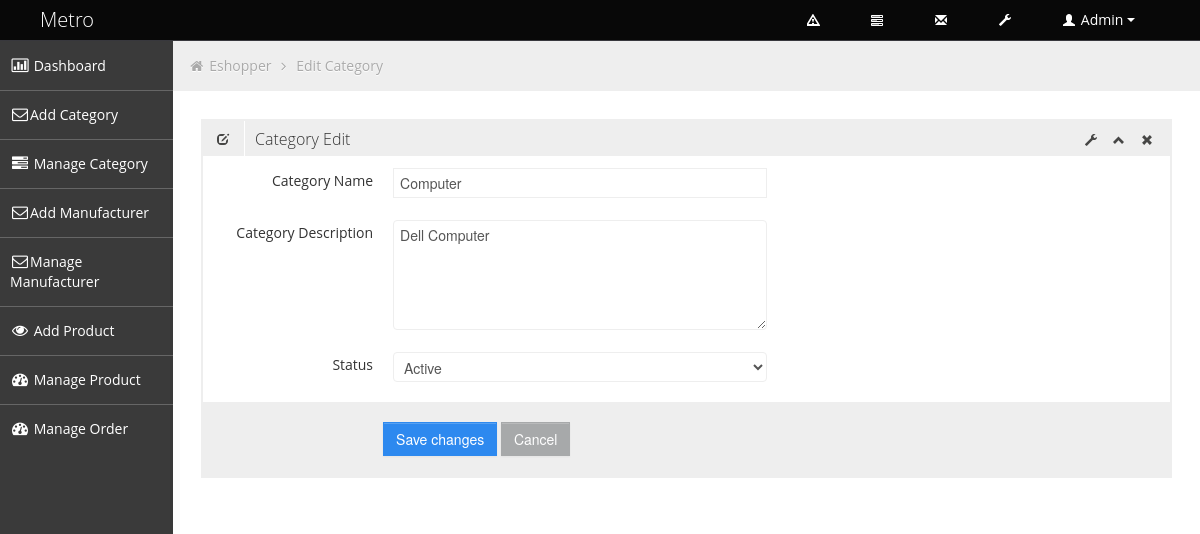
Page /admin/edit_category.php?category_id=4 (signed in) on the committed database.
### tables this page shows
CREATE TABLE `tbl_category` (
  `category_id` int(11) NOT NULL,
  `category_name` varchar(255) NOT NULL,
  `category_description` text NOT NULL,
  `status` tinyint(4) NOT NULL
);

### admin/edit_category.php (called while the page is built, shortened)
<?php
include 'admin_master.php';

### classes/DB_Connection.php (called while the page is built, shortened)
<?php
class DB_Connection{
	private $host = 'localhost';
	private $user = 'root';
	private $pass = '';
	private $db_name = 'e_shopper';
	public function __construct(){
		$this->db_connect = mysqli_connect($this->host,$this->user,$this->pass,$this->db_name);
	}
}
?>

### classes/Admin.php (called while the page is built, shortened)
<?php
require_once('DB_Connection.php');
class Admin extends DB_Connection{
	public function getCategoryInfoById($categoryId){
		$sql = "SELECT * FROM tbl_category WHERE category_id='$categoryId'";
		if(mysqli_query($this->db_connect,$sql)){
			$query = mysqli_query($this->db_connect,$sql);
			return mysqli_fetch_assoc($query);
		}
	}
}
?>

### admin/pages/edit_category_page.php (the view, shortened to what this page needs)
<?php
if(isset($_GET['category_id'])){
	$categoryId = $_GET['category_id'];
	$categoryInfo = $admin->getCategoryInfoById($categoryId);
}
?>
<ul class="breadcrumb">
	<li>
		<i class="icon-home"></i>
		<a href="index.html">Eshopper</a>
		<i class="icon-angle-right"></i>
	</li>
	<li><a href="#">Edit Category</a></li>
</ul>
<div class="row-fluid sortable ui-sortable">
	<div class="box span12">
		<div class="box-header" data-original-title="">
			<h2><i class="halflings-icon edit"></i><span class="break"></span>Category Edit</h2>
			<div class="box-icon">
				<a href="#" class="btn-setting"><i class="halflings-icon wrench"></i></a>
				<a href="#" class="btn-minimize"><i class="halflings-icon chevron-up"></i></a>
				<a href="#" class="btn-close"><i class="halflings-icon remove"></i></a>
			</div>
		</div>
		<div class="box-content">
			<form action="" method="post" class="form-horizontal">
			  <fieldset>
				<div class="control-group">
				  <label class="control-label" for="typeahead">Category Name </label>
				  <div class="controls">
					<input type="text" name="category_name" value="<?php echo $categoryInfo['category_name'];  ?>" class="span6 typeahead" id="typeahead">
				  </div>
				</div>
				<div class="control-group">
				  <label class="control-label" for="typeahead">Category Description </label>
				  <div class="controls">
					<textarea rows="5" cols="8" class="span6 typeahead" name="category_description"><?php echo $categoryInfo['category_description']; ?>
					</textarea>
				  </div>
				</div>
				<div class="control-group">
				  <label class="control-label" for="typeahead">Status </label>
				  <div class="controls">
					<select name="status" class="span6 typeahead">
						<option value="1" <?php echo ($categoryInfo['status'] == 1)?'selected="true"':''; ?>>Active</option>
					</select>
				  </div>
				</div>
				<div class="form-actions">
				  <button type="submit" name="update_category" class="btn btn-primary">Save changes</button>
				  <button type="reset" class="btn">Cancel</button>
				</div>
			  </fieldset>
			</form>
		</div>
	</div>
</div>

### admin/assets/css/style.css (style rules this page uses)
body { background: #F5F5F5; color: #333; border: none; font-family: 'Open Sans', sans-serif; font-weight: 400; }
h2 { font-size: 16px; line-height: 16px; }
.breadcrumb { margin: -28px -28px 28px -28px; line-height: 34px; background: #eee; border: 0px; color: #aaa; -webkit-box-shadow: none; -moz-box-shadow: none; box-shadow: none; -webkit-border-radius: 0px; -moz-border-radius: 0px; border-radius: 0px; }
.breadcrumb a { color: #aaa; text-shadow: 0px 1px 1px #fff; }
.box { border: 2px solid #eee; background: #fff !important; margin-bottom: 28px; }
.box-header { height: 16px; font-size: 16px; line-height: 16px; padding: 10px; background: #eee; -webkit-box-shadow: none; -moz-box-shadow: none; box-shadow: none; overflow: hidden; }
.box-header h2 { float:left; margin-top: 0px; font-weight: 300; }
.box-header h2 i { margin: 0px 3px 0px 4px; opacity: .8; filter: alpha(opacity=80); -ms-filter:"progid:DXImageTransform.Microsoft.Alpha(Opacity=80)"; }
.box-header .box-icon { float:right; margin-top: 1px; }
.box-header .box-icon i { -webkit-transition: all 0.1s ease-in-out; -moz-transition: all 0.1s ease-in-out; -o-transition: all 0.1s ease-in-out; -ms-transition: all 0.1s ease-in-out; transition: all 0.1s ease-in-out; opacity: .8; filter: alpha(opacity=80); -ms-filter:"progid:DXImageTransform.Microsoft.Alpha(Opacity=80)"; }
.box-header .box-icon a { margin: 0px 5px; }
.box-content { position: relative; z-index: 50; margin-top: -1px; padding: 10px; background: #fff !important; }
.form-actions { padding: 19px 20px 20px; margin: 20px -10px -30px -10px; background-color: #eee; border-top: 1px solid #eee; *zoom: 1; }
.form-actions:before, .form-actions:after { display: table; line-height: 0; content: ""; }
.form-actions:after { clear: both; }
.btn { display: inline-block; padding: 6px 12px; margin-bottom: 0; font-size: 14px; font-weight: 500; line-height: 20px; text-align: center; white-space: nowrap; vertical-align: middle; cursor: pointer; border: 1px solid #a7a9aa; -webkit-border-radius: 0px !important; border-radius: 0px !important; }
.btn { color: #ffffff; background-color: #a7a9aa; border-color: #a7a9aa; background-image: none; filter: none; text-shadow: none; }
.btn-primary { background-color: #2D89EF; border-color: #2D89EF; }

### admin/assets/css/halflings.css (style rules this page uses)
html, html .halflings { -webkit-font-smoothing: antialiased !important; }
.halflings-icon { display: inline-block; width: 14px; height: 14px; line-height: 14px; vertical-align: text-top; background-image: url(../img/glyphicons_halflings.svg); background-position: 0 0; background-repeat: no-repeat; vertical-align: top; *display: inline; *zoom: 1; *margin-right: .3em; }
.halflings-icon.remove { background-position: -312px 0; }
.halflings-icon.edit { background-position: -96px -72px; }
.halflings-icon.chevron-up { background-position: -288px -120px; }
.halflings-icon.wrench { background-position: -360px -144px; }

### rows in the picture
tbl_category: category_name "Computer", category_description "Dell Computer", status "Active"

### other values in the picture
$_SESSION['admin_name'] "Admin"
